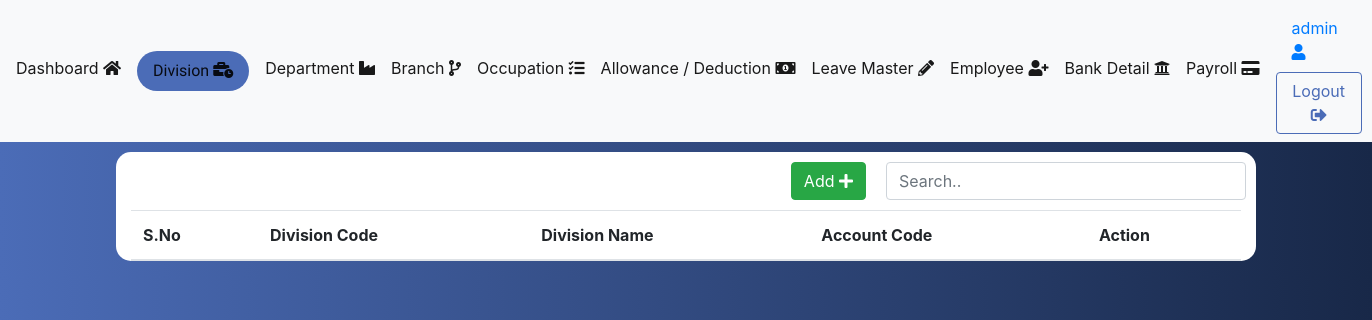
/admin/division.php (signed in), run on an earlier commit of the app's database.
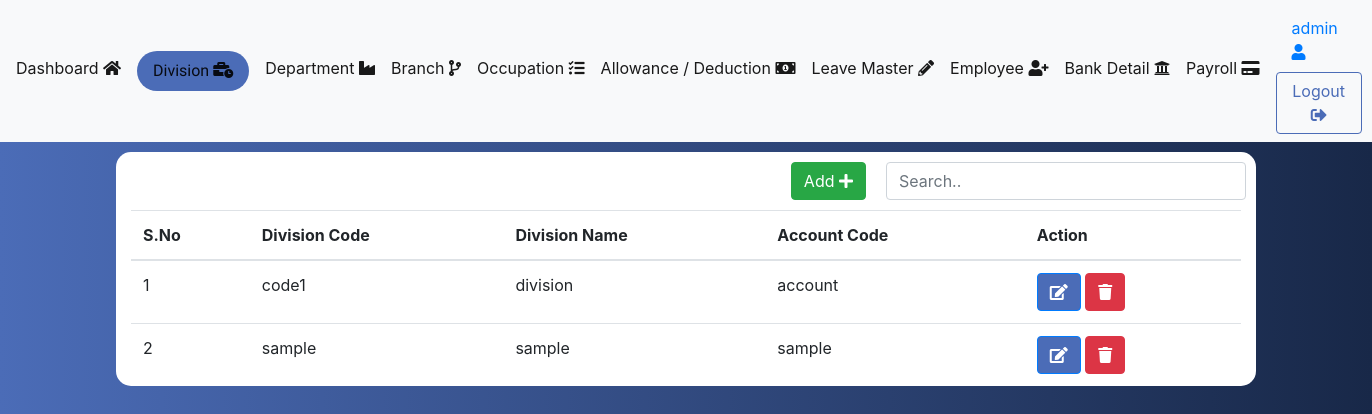
And on a later commit of the database.
### tables this page shows
CREATE TABLE `division` (
  `id` int(11) NOT NULL,
  `div_code` varchar(50) NOT NULL,
  `div_name` varchar(200) NOT NULL,
  `acc_code` varchar(50) NOT NULL,
  `created_at` timestamp NOT NULL DEFAULT current_timestamp(),
  `updated_at` timestamp NOT NULL DEFAULT current_timestamp()
);

### admin/division.php (the view, shortened to what this page needs)
<?php
require_once('../db/config.php');
require_once('header.php');
$sql = "SELECT * FROM division";
$result = mysqli_query($conn, $sql);
?>
<nav class="navbar navbar-expand-lg navbar-light bg-light">
<div class="collapse navbar-collapse" id="navbarSupportedContent">
  <ul class="navbar-nav mr-auto">
  <li class="nav-item">
      <a class="navbar-brand material-icons" href="index.php">Dashboard  <i class="fas fa-home"></i></a>
    </li>
    <li class="nav-item">
      <a class="navbar-brand material-icons  nav-active" href="division.php">Division  <i class="fas fa-business-time"></i></a>
    </li>
    <li class="nav-item">
      <a class="navbar-brand material-icons" href="department.php">Department  <i class="fas fa-industry"></i></a>
    </li>
    <li class="nav-item">
      <a class="navbar-brand material-icons" href="branch.php">Branch  <i class="fas fa-code-branch"></i></a>
    </li>
    <li class="nav-item">
      <a class="navbar-brand material-icons" href="occupation.php">Occupation  <i class="fas fa-tasks"></i></a>
    </li>
    <li class="nav-item">
      <a class="navbar-brand material-icons" href="allowance.php">Allowance / Deduction  <i class="fas fa-money-bill-alt"></i></a>
    </li>
    <li class="nav-item">
      <a class="navbar-brand material-icons" href="leave.php">Leave Master  <i class="fas fa-pencil-alt"></i></a>
    </li>
    <li class="nav-item">
      <a class="navbar-brand material-icons" href="employee.php">Employee  <i class="fas fa-user-plus"></i></a>
    </li>
    <li class="nav-item">
      <a class="navbar-brand material-icons" href="bank.php">Bank Detail  <i class="fas fa-bank"></i></a>
    </li>
    <li class="nav-item">
      <a class="navbar-brand material-icons" href="payroll.php">Payroll  <i class="fas fa-credit-card"></i></a>
    </li>
  </ul>
  <form class="form-inline my-2 my-lg-0">
  <a class="nav-link mr-sm-2" href="#"><?php echo $_SESSION['user']; ?>  <i class="fas fa-user"></i></a>
    <a class="btn btn-outline-primary my-2 my-sm-0" href="logout.php">Logout  <i class="fas fa-sign-out-alt"></i></a>
  </form>
</div>
</nav>
<div class="container" style="background-color:white;">
    <div class="row">
        <div class="col-md-8" align="right" style="padding:10px;">
&nbsp;        <button class="btn btn-success" data-toggle="modal" data-target="#myModal"><span>Add </span><i class="fas fa-plus"></i>
        </div>
        <div class="col-md-4" style="padding:10px;">
        <input class="form-control" id="myInput" type="text" placeholder="Search..">
        </div>
    </div>
<table class="table">
  <thead><tr><th>S.No</th><th>Division Code</th><th>Division Name</th><th>Account Code</th><th>Action</th></tr></thead>
  <tbody id="myTable">
  <?php
  $sno=1;
    while($row = mysqli_fetch_assoc($result)) {
      ?>
      <tr>
      <td><?php echo $sno++; ?></td>
        <td><?php echo $row['div_code']; ?></td>
        <td><?php echo $row['div_name']; ?></td>
        <td><?php echo $row['acc_code']; ?></td>
        <td><button data-id="<?php echo $row['id']; ?>" class="btn btn-primary js-division-edit" data-toggle="modal" data-target="#myModaledit"><i class="fas fa-edit"></i></button>
        <button data-id="<?php echo $row['id']; ?>" class="btn btn-danger js-btndiv-delete"><i class="fas fa-trash"></i></button></td>
      </tr>
      <?php
    }
  ?>
    </tbody>
  </table>
</div>

What changed in the data, as far as the page shows it:
added division: div_code "code1", div_name "division", acc_code "account"
added division: div_code "sample", div_name "sample", acc_code "sample"
